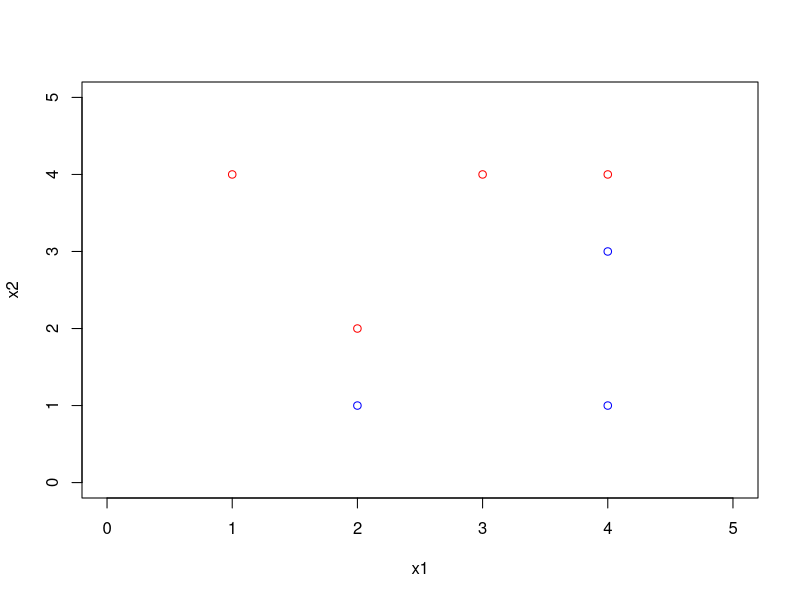
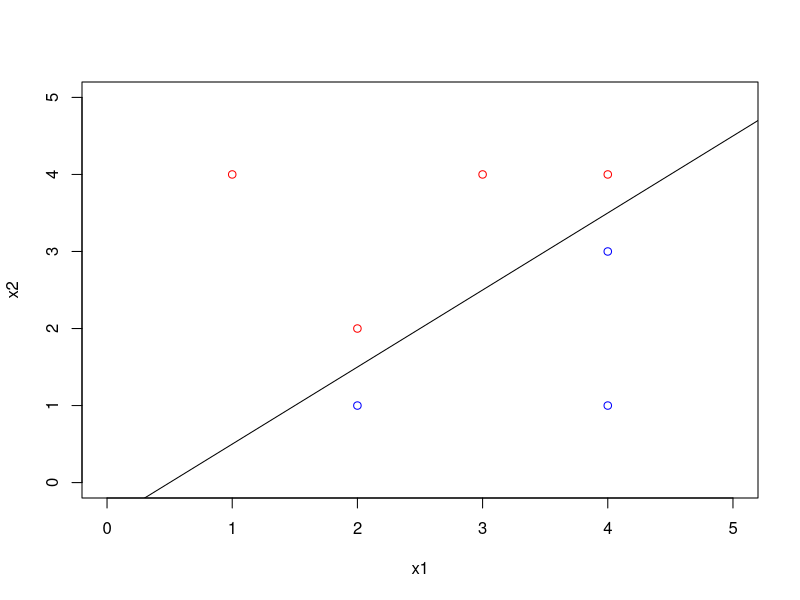
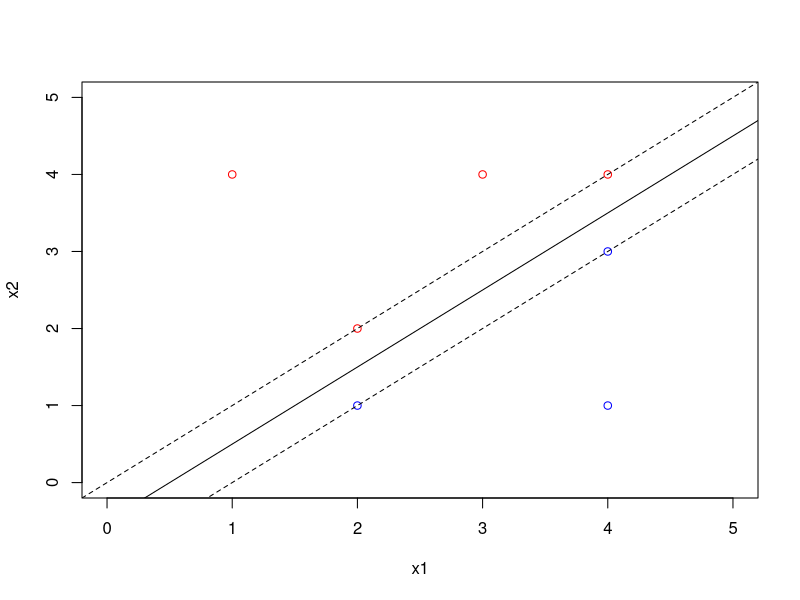
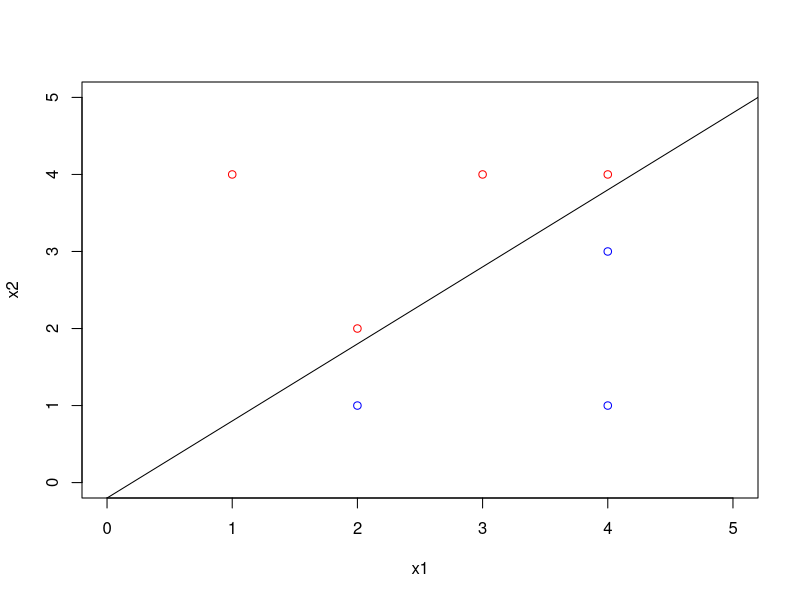
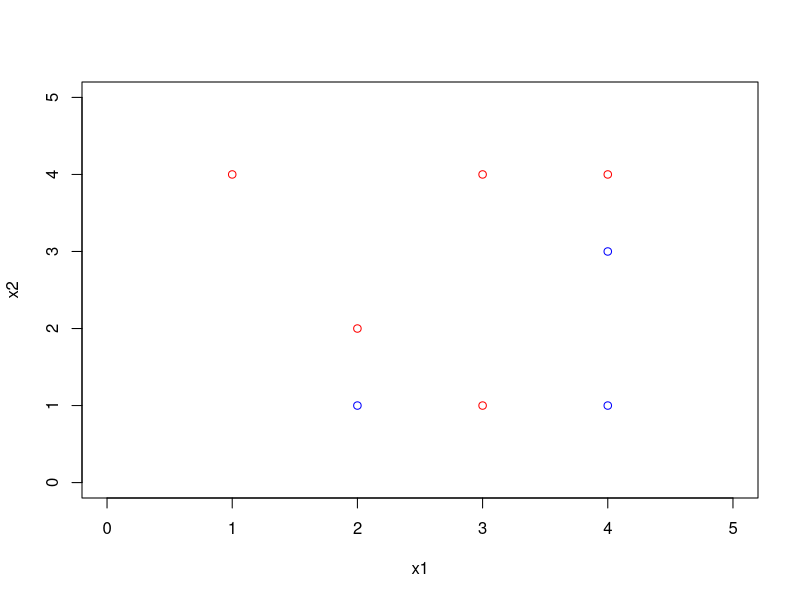
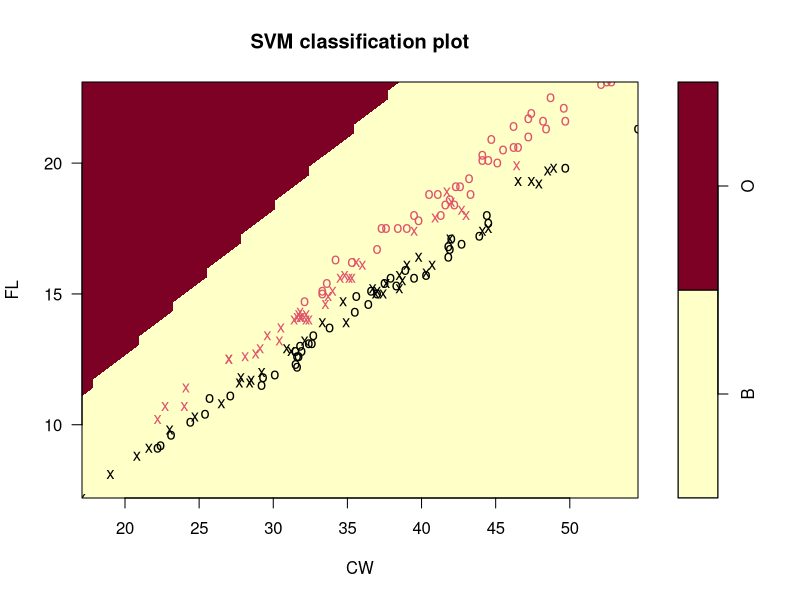
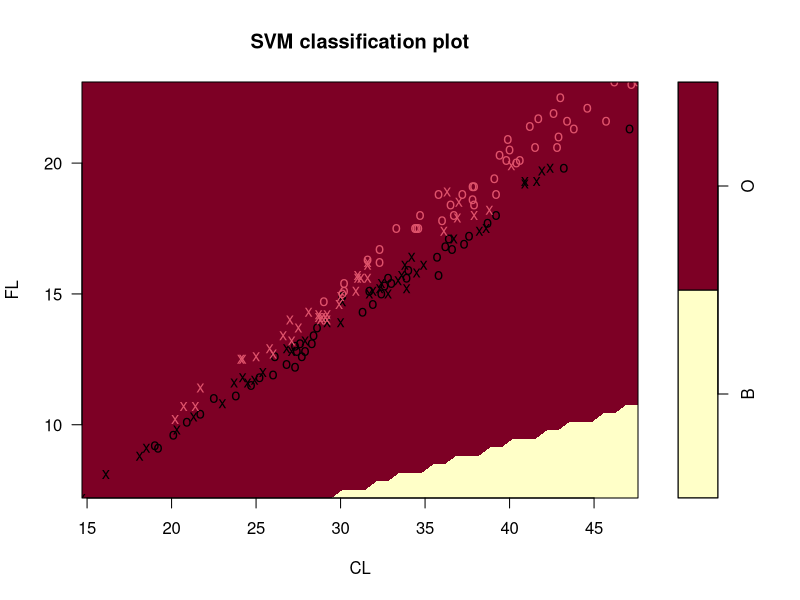
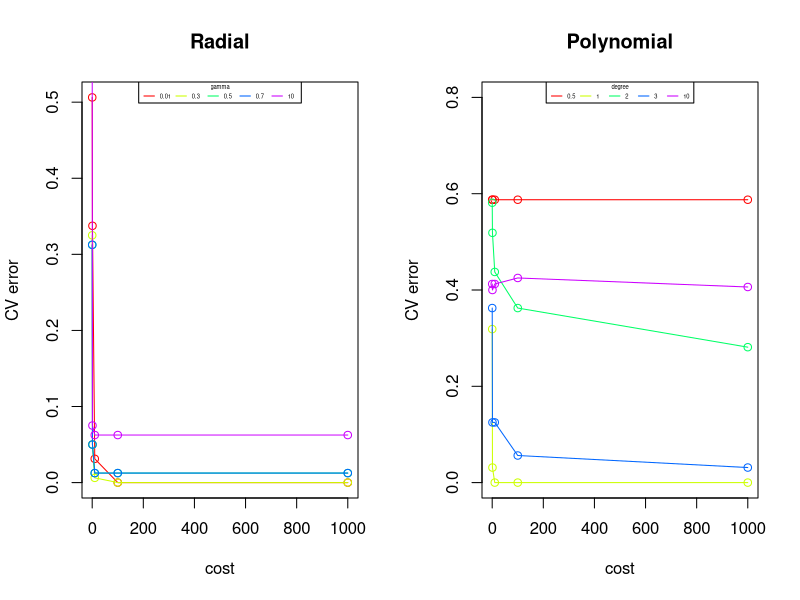

R code for these plots, in order:
## ---- chunk 1
knitr::opts_chunk$set(echo = TRUE)
knitr::opts_chunk$set(fig.width=6, fig.height=4) 
## ---- chunk 2
x1 = c(3,2,4,1,2,4,4)
x2 = c(4,2,4,4,1,3,1)
y = c("red", "red", "red", "red", "blue", "blue", "blue")
plot(x1,x2,col=y,xlim=c(0,5),ylim=c(0,5))
## ---- chunk 3
x1 = c(3,2,4,1,2,4,4)
x2 = c(4,2,4,4,1,3,1)
y = c("red", "red", "red", "red", "blue", "blue", "blue")
plot(x1,x2,col=y,xlim=c(0,5),ylim=c(0,5))
abline(-0.5,1)
## ---- chunk 4
x1 = c(3,2,4,1,2,4,4)
x2 = c(4,2,4,4,1,3,1)
y = c("red", "red", "red", "red", "blue", "blue", "blue")
plot(x1,x2,col=y,xlim=c(0,5),ylim=c(0,5))
abline(-0.5,1)
abline(-1, 1, lty = 2)
abline(0, 1, lty = 2)
## ---- chunk 5
x1 = c(3,2,4,1,2,4,4)
x2 = c(4,2,4,4,1,3,1)
y = c("red", "red", "red", "red", "blue", "blue", "blue")
plot(x1, x2, col = y, xlim = c(0, 5), ylim = c(0, 5))
abline(-0.2, 1)
## ---- chunk 6
x1 = c(3,2,4,1,2,4,4)
x2 = c(4,2,4,4,1,3,1)
y = c("red", "red", "red", "red", "blue", "blue", "blue")
plot(x1, x2, col = y, xlim = c(0, 5), ylim = c(0, 5))
points(3, 1, col = c("red"))
## ---- chunk 7
library(MASS)
attach(crabs)
set.seed(45678)
blueMale = which(sp == "B" & sex == "M")
orangeMale = which(sp == "O" & sex == "M")
blueFemale = which(sp == "B" & sex == "F")
orangeFemale = which(sp == "O" & sex == "F")
train_id = c(sample(blueMale, size = trunc(0.80 * length(blueMale))),
sample(orangeMale, size = trunc(0.80 * length(orangeMale))),
sample(blueFemale, size = trunc(0.80 * length(blueFemale))),
sample(orangeFemale, size = trunc(0.80 * length(orangeFemale))))
crabs_train = crabs[train_id, ]
crabs_test = crabs[-train_id,]
## ---- chunk 8
library(e1071)
set.seed(45678)
tune.out <- tune(svm, sp ~ FL + RW + CL + CW + BD, data = crabs_train, kernel = "linear",
                 ranges = list(cost = c(0.01, 0.1, 0.2, 0.3, 0.4, 0.5, 1, 10)))
summary(tune.out)
bestmod <- tune.out$best.model 
ypred <- predict(bestmod, crabs_test) 
table(predict = ypred, truth = crabs_test$sp)
plot(bestmod, crabs_train, FL~CW)
plot(bestmod, crabs_train, FL~CL)
## ---- chunk 9
set.seed(45678)
tune.out.rad <- tune(svm, sp ~ .-index-sex, data = crabs_train, kernel = "radial",
ranges = list(cost = c(0.1, 1, 10, 100, 1000), gamma = c(0.01, 0.3, 0.5, 0.7, 10)))
summary(tune.out.rad)
## ---- chunk 10
bestmod.rad <- tune.out.rad$best.model 
#summary(bestmod.rad)
table(true = crabs_test$sp, pred = predict(bestmod.rad, newdata = crabs_test))
## ---- chunk 11
set.seed(45678)
tune.out.poly <- tune(svm, sp ~ .-index-sex, data = crabs_train, kernel = "polynomial",
ranges = list(cost = c(0.1, 1, 10, 100, 1000), degree = c(0.5, 1, 2, 3, 10)))
summary(tune.out.poly)
## ---- chunk 12
bestmod.poly <- tune.out.poly$best.model 
#summary(bestmod.poly)
table(true = crabs_test$sp, pred = predict(bestmod.poly, newdata = crabs_test))
## ---- chunk 13
par(mfrow = c(1,2))
with(tune.out.rad$performances, {
plot(error[gamma == 0.01] ~ cost[gamma == 0.01], main = "Radial", 
     type = "o", col = rainbow(5)[1], ylab = "CV error", xlab = "cost")
lines(error[gamma == 0.3] ~ cost[gamma == 0.3], type = "o", col = rainbow(5)[2]) 
lines(error[gamma == 0.5] ~ cost[gamma == 0.5], type = "o", col = rainbow(5)[3]) 
lines(error[gamma == 0.7] ~ cost[gamma == 0.7], type = "o", col = rainbow(5)[4]) 
lines(error[gamma == 10] ~ cost[gamma == 10], type = "o", col = rainbow(5)[5])
})
legend("top", horiz = T, legend = c(0.01, 0.3, 0.5, 0.7, 10), col = rainbow(5),
       lty = 1, cex = .35, title = "gamma")
with(tune.out.poly$performances, {
plot(error[degree == 0.5] ~ cost[degree == 0.5], ylim = c(0,0.8), 
     main = "Polynomial",type = "o", col = rainbow(5)[1], ylab = "CV error", xlab = "cost")
lines(error[degree == 1] ~ cost[degree == 1],
type = "o", col = rainbow(5)[2]) 
lines(error[degree == 2] ~ cost[degree == 2],
type = "o", col = rainbow(5)[3]) 
lines(error[degree == 3] ~ cost[degree == 3],
type = "o", col = rainbow(5)[4]) 
lines(error[degree == 10] ~ cost[degree == 10],
type = "o", col = rainbow(5)[5])
})
legend("top", horiz = T, legend = c(0.5, 1, 2, 3, 10), col = rainbow(5),
       lty = 1, cex = .35, title = "degree")
